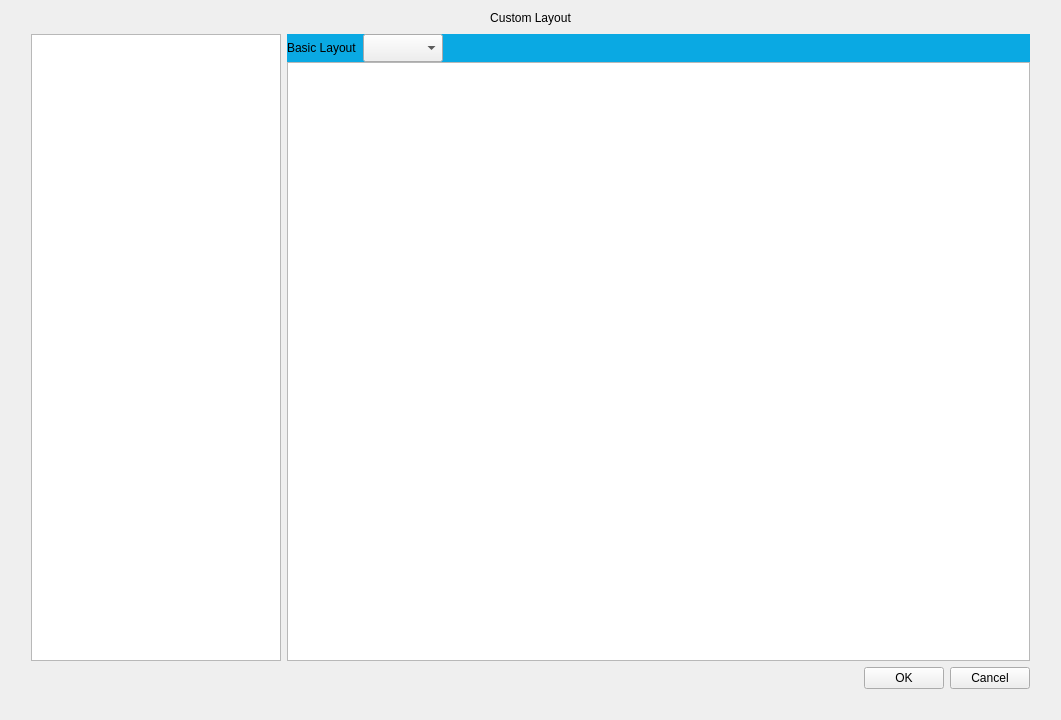
<?xml version="1.0" encoding="UTF-8"?>
<ui version="4.0">
 <class>CustomLayoutDialog</class>
 <widget class="QWidget" name="CustomLayoutDialog">
  <property name="geometry">
   <rect>
    <x>0</x>
    <y>0</y>
    <width>1061</width>
    <height>720</height>
   </rect>
  </property>
  <property name="windowTitle">
   <string>Form</string>
  </property>
  <layout class="QVBoxLayout" name="verticalLayout">
   <property name="spacing">
    <number>0</number>
   </property>
   <item>
    <widget class="QLabel" name="label_title">
     <property name="text">
      <string>Custom Layout</string>
     </property>
     <property name="alignment">
      <set>Qt::AlignCenter</set>
     </property>
    </widget>
   </item>
   <item>
    <widget class="QWidget" name="widget_background" native="true">
     <property name="sizePolicy">
      <sizepolicy hsizetype="Preferred" vsizetype="Expanding">
       <horstretch>0</horstretch>
       <verstretch>0</verstretch>
      </sizepolicy>
     </property>
     <layout class="QVBoxLayout" name="verticalLayout_3">
      <property name="leftMargin">
       <number>20</number>
      </property>
      <property name="rightMargin">
       <number>20</number>
      </property>
      <property name="bottomMargin">
       <number>20</number>
      </property>
      <item>
       <layout class="QHBoxLayout" name="horizontalLayout_2">
        <item>
         <widget class="TableView" name="tableView">
          <property name="maximumSize">
           <size>
            <width>250</width>
            <height>16777215</height>
           </size>
          </property>
         </widget>
        </item>
        <item>
         <widget class="QWidget" name="widgetRight" native="true">
          <layout class="QVBoxLayout" name="verticalLayout_2">
           <property name="spacing">
            <number>0</number>
           </property>
           <property name="leftMargin">
            <number>0</number>
           </property>
           <property name="topMargin">
            <number>0</number>
           </property>
           <property name="rightMargin">
            <number>0</number>
           </property>
           <property name="bottomMargin">
            <number>0</number>
           </property>
           <item>
            <widget class="QWidget" name="widgetToolBar" native="true">
             <property name="styleSheet">
              <string notr="true">#widgetToolBar
{
	background-color: rgb(10, 169, 227);
}</string>
             </property>
             <layout class="QHBoxLayout" name="horizontalLayout_3">
              <property name="leftMargin">
               <number>0</number>
              </property>
              <property name="topMargin">
               <number>0</number>
              </property>
              <property name="bottomMargin">
               <number>0</number>
              </property>
              <item>
               <widget class="QLabel" name="labelBasic">
                <property name="text">
                 <string>Basic Layout</string>
                </property>
               </widget>
              </item>
              <item>
               <widget class="ComboBox" name="comboBoxBasic">
                <property name="minimumSize">
                 <size>
                  <width>80</width>
                  <height>28</height>
                 </size>
                </property>
                <property name="styleSheet">
                 <string notr="true">min-height: 26px;</string>
                </property>
               </widget>
              </item>
              <item>
               <spacer name="horizontalSpacer_2">
                <property name="orientation">
                 <enum>Qt::Horizontal</enum>
                </property>
                <property name="sizeHint" stdset="0">
                 <size>
                  <width>20</width>
                  <height>20</height>
                 </size>
                </property>
               </spacer>
              </item>
              <item>
               <widget class="QToolButton" name="toolButtonUndo">
                <property name="styleSheet">
                 <string notr="true">QToolButton
{
	border: 0px;
}</string>
                </property>
                <property name="text">
                 <string/>
                </property>
                <property name="icon">
                 <iconset resource="../resource/resource.qrc">
                  <normaloff>:/layout/layout/undo_gray.png</normaloff>:/layout/layout/undo_gray.png</iconset>
                </property>
               </widget>
              </item>
              <item>
               <widget class="QToolButton" name="toolButtonRedo">
                <property name="styleSheet">
                 <string notr="true">QToolButton
{
	border: 0px;
}</string>
                </property>
                <property name="text">
                 <string/>
                </property>
                <property name="icon">
                 <iconset resource="../resource/resource.qrc">
                  <normaloff>:/layout/layout/redo_gray.png</normaloff>:/layout/layout/redo_gray.png</iconset>
                </property>
               </widget>
              </item>
             </layout>
            </widget>
           </item>
           <item>
            <widget class="QWidget" name="widgetDraw" native="true">
             <property name="sizePolicy">
              <sizepolicy hsizetype="Preferred" vsizetype="Expanding">
               <horstretch>0</horstretch>
               <verstretch>0</verstretch>
              </sizepolicy>
             </property>
             <property name="styleSheet">
              <string notr="true">#widgetDraw
{
	border: 1px solid #B9B9B9;
}</string>
             </property>
             <layout class="QGridLayout" name="gridLayout">
              <property name="leftMargin">
               <number>0</number>
              </property>
              <property name="topMargin">
               <number>0</number>
              </property>
              <property name="rightMargin">
               <number>0</number>
              </property>
              <property name="bottomMargin">
               <number>0</number>
              </property>
              <item row="0" column="0">
               <widget class="DrawView" name="graphicsView"/>
              </item>
             </layout>
            </widget>
           </item>
          </layout>
         </widget>
        </item>
       </layout>
      </item>
      <item>
       <layout class="QHBoxLayout" name="horizontalLayout">
        <item>
         <spacer name="horizontalSpacer">
          <property name="orientation">
           <enum>Qt::Horizontal</enum>
          </property>
          <property name="sizeHint" stdset="0">
           <size>
            <width>40</width>
            <height>20</height>
           </size>
          </property>
         </spacer>
        </item>
        <item>
         <widget class="QPushButton" name="pushButtonOk">
          <property name="text">
           <string>OK</string>
          </property>
         </widget>
        </item>
        <item>
         <widget class="QPushButton" name="pushButtonCancel">
          <property name="text">
           <string>Cancel</string>
          </property>
         </widget>
        </item>
       </layout>
      </item>
     </layout>
    </widget>
   </item>
  </layout>
 </widget>
 <customwidgets>
  <customwidget>
   <class>ComboBox</class>
   <extends>QComboBox</extends>
   <header>combobox.h</header>
  </customwidget>
  <customwidget>
   <class>DrawView</class>
   <extends>QGraphicsView</extends>
   <header>DrawView.h</header>
  </customwidget>
  <customwidget>
   <class>TableView</class>
   <extends>QTableView</extends>
   <header>tableview.h</header>
  </customwidget>
 </customwidgets>
 <resources>
  <include location="../resource/resource.qrc"/>
 </resources>
 <connections/>
</ui>
